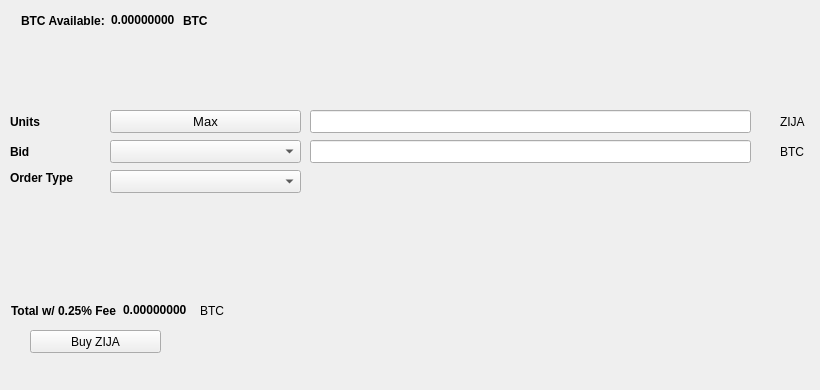
   <widget class="QWidget" name="BuyTab">
    <attribute name="title">
     <string>Buy</string>
    </attribute>
    <widget class="QPushButton" name="BuyZIJA">
     <property name="geometry">
      <rect>
       <x>30</x>
       <y>330</y>
       <width>131</width>
       <height>23</height>
      </rect>
     </property>
     <property name="text">
      <string>Buy ZIJA</string>
     </property>
     <property name="icon">
      <iconset resource="../zija.qrc">
       <normaloff>:/icons/bitcoin</normaloff>:/icons/bitcoin</iconset>
     </property>
    </widget>
    <widget class="QLabel" name="label_3">
     <property name="geometry">
      <rect>
       <x>10</x>
       <y>110</y>
       <width>46</width>
       <height>23</height>
      </rect>
     </property>
     <property name="font">
      <font>
       <weight>75</weight>
       <bold>true</bold>
      </font>
     </property>
     <property name="text">
      <string>Units</string>
     </property>
    </widget>
    <widget class="QLineEdit" name="UnitsInput">
     <property name="geometry">
      <rect>
       <x>310</x>
       <y>110</y>
       <width>441</width>
       <height>23</height>
      </rect>
     </property>
     <property name="font">
      <font>
       <pointsize>9</pointsize>
       <weight>75</weight>
       <bold>true</bold>
      </font>
     </property>
    </widget>
    <widget class="QLineEdit" name="BuyBidPriceEdit">
     <property name="geometry">
      <rect>
       <x>310</x>
       <y>140</y>
       <width>441</width>
       <height>23</height>
      </rect>
     </property>
     <property name="font">
      <font>
       <pointsize>9</pointsize>
       <weight>75</weight>
       <bold>true</bold>
      </font>
     </property>
    </widget>
    <widget class="QLabel" name="label_4">
     <property name="geometry">
      <rect>
       <x>780</x>
       <y>110</y>
       <width>31</width>
       <height>23</height>
      </rect>
     </property>
     <property name="text">
      <string>ZIJA</string>
     </property>
    </widget>
    <widget class="QLabel" name="label_5">
     <property name="geometry">
      <rect>
       <x>780</x>
       <y>140</y>
       <width>31</width>
       <height>23</height>
      </rect>
     </property>
     <property name="text">
      <string>BTC</string>
     </property>
    </widget>
    <widget class="QLabel" name="label_6">
     <property name="geometry">
      <rect>
       <x>10</x>
       <y>140</y>
       <width>46</width>
       <height>23</height>
      </rect>
     </property>
     <property name="font">
      <font>
       <weight>75</weight>
       <bold>true</bold>
      </font>
     </property>
     <property name="text">
      <string>Bid</string>
     </property>
    </widget>
    <widget class="QLabel" name="label_7">
     <property name="geometry">
      <rect>
       <x>10</x>
       <y>170</y>
       <width>91</width>
       <height>16</height>
      </rect>
     </property>
     <property name="font">
      <font>
       <weight>75</weight>
       <bold>true</bold>
      </font>
     </property>
     <property name="text">
      <string>Order Type</string>
     </property>
    </widget>
    <widget class="QPushButton" name="Buy_Max_Amount">
     <property name="geometry">
      <rect>
       <x>110</x>
       <y>110</y>
       <width>191</width>
       <height>23</height>
      </rect>
     </property>
     <property name="font">
      <font>
       <pointsize>10</pointsize>
      </font>
     </property>
     <property name="text">
      <string>Max</string>
     </property>
    </widget>
    <widget class="QComboBox" name="BuyBidcomboBox">
     <property name="geometry">
      <rect>
       <x>110</x>
       <y>140</y>
       <width>191</width>
       <height>23</height>
      </rect>
     </property>
     <property name="font">
      <font>
       <pointsize>10</pointsize>
      </font>
     </property>
    </widget>
    <widget class="QComboBox" name="buyOrdertypeCombo">
     <property name="geometry">
      <rect>
       <x>110</x>
       <y>170</y>
       <width>191</width>
       <height>23</height>
      </rect>
     </property>
     <property name="font">
      <font>
       <pointsize>10</pointsize>
      </font>
     </property>
    </widget>
    <widget class="QWidget" name="layoutWidget1">
     <property name="geometry">
      <rect>
       <x>21</x>
       <y>11</y>
       <width>227</width>
       <height>19</height>
      </rect>
     </property>
     <layout class="QHBoxLayout" name="horizontalLayout_3">
      <item>
       <widget class="QLabel" name="label232">
        <property name="font">
         <font>
          <weight>75</weight>
          <bold>true</bold>
         </font>
        </property>
        <property name="text">
         <string>BTC Available:</string>
        </property>
       </widget>
      </item>
      <item>
       <widget class="QLabel" name="BtcAvailableLbl">
        <property name="palette">
         <palette>
          <active>
           <colorrole role="WindowText">
            <brush brushstyle="SolidPattern">
             <color alpha="255">
              <red>0</red>
              <green>0</green>
              <blue>0</blue>
             </color>
            </brush>
           </colorrole>
           <colorrole role="Button">
            <brush brushstyle="SolidPattern">
             <color alpha="255">
              <red>0</red>
              <green>170</green>
              <blue>0</blue>
             </color>
            </brush>
           </colorrole>
           <colorrole role="Light">
            <brush brushstyle="SolidPattern">
             <color alpha="255">
              <red>0</red>
              <green>255</green>
              <blue>0</blue>
             </color>
            </brush>
           </colorrole>
           <colorrole role="Midlight">
            <brush brushstyle="SolidPattern">
             <color alpha="255">
              <red>0</red>
              <green>212</green>
              <blue>0</blue>
             </color>
            </brush>
           </colorrole>
           <colorrole role="Dark">
            <brush brushstyle="SolidPattern">
             <color alpha="255">
              <red>0</red>
              <green>85</green>
              <blue>0</blue>
             </color>
            </brush>
           </colorrole>
           <colorrole role="Mid">
            <brush brushstyle="SolidPattern">
             <color alpha="255">
              <red>0</red>
              <green>113</green>
              <blue>0</blue>
             </color>
            </brush>
           </colorrole>
           <colorrole role="Text">
            <brush brushstyle="SolidPattern">
             <color alpha="255">
              <red>0</red>
              <green>170</green>
              <blue>0</blue>
             </color>
            </brush>
           </colorrole>
           <colorrole role="BrightText">
            <brush brushstyle="SolidPattern">
             <color alpha="255">
              <red>255</red>
              <green>255</green>
              <blue>255</blue>
             </color>
            </brush>
           </colorrole>
           <colorrole role="ButtonText">
            <brush brushstyle="SolidPattern">
             <color alpha="255">
              <red>0</red>
              <green>0</green>
              <blue>0</blue>
             </color>
            </brush>
           </colorrole>
           <colorrole role="Base">
            <brush brushstyle="SolidPattern">
             <color alpha="255">
              <red>255</red>
              <green>255</green>
              <blue>255</blue>
             </color>
            </brush>
           </colorrole>
           <colorrole role="Window">
            <brush brushstyle="SolidPattern">
             <color alpha="255">
              <red>0</red>
              <green>170</green>
              <blue>0</blue>
             </color>
            </brush>
           </colorrole>
           <colorrole role="Shadow">
            <brush brushstyle="SolidPattern">
             <color alpha="255">
              <red>0</red>
              <green>0</green>
              <blue>0</blue>
             </color>
            </brush>
           </colorrole>
           <colorrole role="AlternateBase">
            <brush brushstyle="SolidPattern">
             <color alpha="255">
              <red>127</red>
              <green>212</green>
              <blue>127</blue>
             </color>
            </brush>
           </colorrole>
           <colorrole role="ToolTipBase">
            <brush brushstyle="SolidPattern">
             <color alpha="255">
              <red>255</red>
              <green>255</green>
              <blue>220</blue>
             </color>
            </brush>
           </colorrole>
           <colorrole role="ToolTipText">
            <brush brushstyle="SolidPattern">
             <color alpha="255">
              <red>0</red>
              <green>0</green>
              <blue>0</blue>
             </color>
            </brush>
           </colorrole>
          </active>
          <inactive>
           <colorrole role="WindowText">
            <brush brushstyle="SolidPattern">
             <color alpha="255">
              <red>0</red>
              <green>0</green>
              <blue>0</blue>
             </color>
            </brush>
           </colorrole>
           <colorrole role="Button">
            <brush brushstyle="SolidPattern">
             <color alpha="255">
              <red>0</red>
              <green>170</green>
              <blue>0</blue>
             </color>
            </brush>
           </colorrole>
           <colorrole role="Light">
            <brush brushstyle="SolidPattern">
             <color alpha="255">
              <red>0</red>
              <green>255</green>
              <blue>0</blue>
             </color>
            </brush>
           </colorrole>
           <colorrole role="Midlight">
            <brush brushstyle="SolidPattern">
             <color alpha="255">
              <red>0</red>
              <green>212</green>
              <blue>0</blue>
             </color>
            </brush>
           </colorrole>
           <colorrole role="Dark">
            <brush brushstyle="SolidPattern">
             <color alpha="255">
              <red>0</red>
              <green>85</green>
              <blue>0</blue>
             </color>
            </brush>
           </colorrole>
           <colorrole role="Mid">
            <brush brushstyle="SolidPattern">
             <color alpha="255">
              <red>0</red>
              <green>113</green>
              <blue>0</blue>
             </color>
            </brush>
           </colorrole>
           <colorrole role="Text">
            <brush brushstyle="SolidPattern">
             <color alpha="255">
              <red>0</red>
              <green>170</green>
              <blue>0</blue>
             </color>
            </brush>
           </colorrole>
           <colorrole role="BrightText">
            <brush brushstyle="SolidPattern">
             <color alpha="255">
              <red>255</red>
              <green>255</green>
              <blue>255</blue>
             </color>
            </brush>
           </colorrole>
           <colorrole role="ButtonText">
            <brush brushstyle="SolidPattern">
             <color alpha="255">
              <red>0</red>
              <green>0</green>
              <blue>0</blue>
             </color>
            </brush>
           </colorrole>
           <colorrole role="Base">
            <brush brushstyle="SolidPattern">
             <color alpha="255">
              <red>255</red>
              <green>255</green>
              <blue>255</blue>
             </color>
            </brush>
           </colorrole>
           <colorrole role="Window">
            <brush brushstyle="SolidPattern">
             <color alpha="255">
              <red>0</red>
              <green>170</green>
              <blue>0</blue>
             </color>
            </brush>
           </colorrole>
           <colorrole role="Shadow">
            <brush brushstyle="SolidPattern">
             <color alpha="255">
              <red>0</red>
              <green>0</green>
              <blue>0</blue>
             </color>
            </brush>
           </colorrole>
           <colorrole role="AlternateBase">
            <brush brushstyle="SolidPattern">
             <color alpha="255">
              <red>127</red>
              <green>212</green>
              <blue>127</blue>
             </color>
            </brush>
           </colorrole>
           <colorrole role="ToolTipBase">
            <brush brushstyle="SolidPattern">
             <color alpha="255">
              <red>255</red>
              <green>255</green>
              <blue>220</blue>
             </color>
            </brush>
           </colorrole>
           <colorrole role="ToolTipText">
            <brush brushstyle="SolidPattern">
             <color alpha="255">
              <red>0</red>
              <green>0</green>
              <blue>0</blue>
             </color>
            </brush>
           </colorrole>
          </inactive>
          <disabled>
           <colorrole role="WindowText">
            <brush brushstyle="SolidPattern">
             <color alpha="255">
              <red>0</red>
              <green>85</green>
              <blue>0</blue>
             </color>
            </brush>
           </colorrole>
           <colorrole role="Button">
            <brush brushstyle="SolidPattern">
             <color alpha="255">
              <red>0</red>
              <green>170</green>
              <blue>0</blue>
             </color>
            </brush>
           </colorrole>
           <colorrole role="Light">
            <brush brushstyle="SolidPattern">
             <color alpha="255">
              <red>0</red>
              <green>255</green>
              <blue>0</blue>
             </color>
            </brush>
           </colorrole>
           <colorrole role="Midlight">
            <brush brushstyle="SolidPattern">
             <color alpha="255">
              <red>0</red>
              <green>212</green>
              <blue>0</blue>
             </color>
            </brush>
           </colorrole>
           <colorrole role="Dark">
            <brush brushstyle="SolidPattern">
             <color alpha="255">
              <red>0</red>
              <green>85</green>
              <blue>0</blue>
             </color>
            </brush>
           </colorrole>
           <colorrole role="Mid">
            <brush brushstyle="SolidPattern">
             <color alpha="255">
              <red>0</red>
              <green>113</green>
              <blue>0</blue>
             </color>
            </brush>
           </colorrole>
           <colorrole role="Text">
            <brush brushstyle="SolidPattern">
             <color alpha="255">
              <red>0</red>
              <green>85</green>
              <blue>0</blue>
             </color>
            </brush>
           </colorrole>
           <colorrole role="BrightText">
            <brush brushstyle="SolidPattern">
             <color alpha="255">
              <red>255</red>
              <green>255</green>
              <blue>255</blue>
             </color>
            </brush>
           </colorrole>
           <colorrole role="ButtonText">
            <brush brushstyle="SolidPattern">
             <color alpha="255">
              <red>0</red>
              <green>85</green>
              <blue>0</blue>
             </color>
            </brush>
           </colorrole>
           <colorrole role="Base">
            <brush brushstyle="SolidPattern">
             <color alpha="255">
              <red>0</red>
              <green>170</green>
              <blue>0</blue>
             </color>
            </brush>
           </colorrole>
           <colorrole role="Window">
            <brush brushstyle="SolidPattern">
             <color alpha="255">
              <red>0</red>
              <green>170</green>
              <blue>0</blue>
             </color>
            </brush>
           </colorrole>
           <colorrole role="Shadow">
            <brush brushstyle="SolidPattern">
             <color alpha="255">
              <red>0</red>
              <green>0</green>
              <blue>0</blue>
             </color>
            </brush>
           </colorrole>
           <colorrole role="AlternateBase">
            <brush brushstyle="SolidPattern">
             <color alpha="255">
              <red>0</red>
              <green>170</green>
              <blue>0</blue>
             </color>
            </brush>
           </colorrole>
           <colorrole role="ToolTipBase">
            <brush brushstyle="SolidPattern">
             <color alpha="255">
              <red>255</red>
              <green>255</green>
              <blue>220</blue>
             </color>
            </brush>
           </colorrole>
           <colorrole role="ToolTipText">
            <brush brushstyle="SolidPattern">
             <color alpha="255">
              <red>0</red>
              <green>0</green>
              <blue>0</blue>
             </color>
            </brush>
           </colorrole>
          </disabled>
         </palette>
        </property>
        <property name="font">
         <font>
          <weight>75</weight>
          <bold>true</bold>
         </font>
        </property>
        <property name="text">
         <string>0.00000000</string>
        </property>
        <property name="textInteractionFlags">
         <set>Qt::LinksAccessibleByMouse|Qt::TextSelectableByKeyboard|Qt::TextSelectableByMouse</set>
        </property>
       </widget>
      </item>
      <item>
       <widget class="QLabel" name="BtcAvailableLbl_2">
        <property name="font">
         <font>
          <weight>75</weight>
          <bold>true</bold>
         </font>
        </property>
        <property name="text">
         <string>BTC</string>
        </property>
       </widget>
      </item>
     </layout>
    </widget>
    <widget class="QWidget" name="layoutWidge2">
     <property name="geometry">
      <rect>
       <x>11</x>
       <y>301</y>
       <width>259</width>
       <height>19</height>
      </rect>
     </property>
     <layout class="QHBoxLayout" name="horizontalLayout_4">
      <item>
       <widget class="QLabel" name="label_9">
        <property name="font">
         <font>
          <weight>75</weight>
          <bold>true</bold>
         </font>
        </property>
        <property name="text">
         <string>Total w/ 0.25% Fee</string>
        </property>
       </widget>
      </item>
      <item>
       <widget class="QLabel" name="BuyCostLabel">
        <property name="palette">
         <palette>
          <active>
           <colorrole role="WindowText">
            <brush brushstyle="SolidPattern">
             <color alpha="255">
              <red>0</red>
              <green>0</green>
              <blue>0</blue>
             </color>
            </brush>
           </colorrole>
           <colorrole role="Button">
            <brush brushstyle="SolidPattern">
             <color alpha="255">
              <red>0</red>
              <green>170</green>
              <blue>0</blue>
             </color>
            </brush>
           </colorrole>
           <colorrole role="Light">
            <brush brushstyle="SolidPattern">
             <color alpha="255">
              <red>0</red>
              <green>255</green>
              <blue>0</blue>
             </color>
            </brush>
           </colorrole>
           <colorrole role="Midlight">
            <brush brushstyle="SolidPattern">
             <color alpha="255">
              <red>0</red>
              <green>212</green>
              <blue>0</blue>
             </color>
            </brush>
           </colorrole>
           <colorrole role="Dark">
            <brush brushstyle="SolidPattern">
             <color alpha="255">
              <red>0</red>
              <green>85</green>
              <blue>0</blue>
             </color>
            </brush>
           </colorrole>
           <colorrole role="Mid">
            <brush brushstyle="SolidPattern">
             <color alpha="255">
              <red>0</red>
              <green>113</green>
              <blue>0</blue>
             </color>
            </brush>
           </colorrole>
           <colorrole role="Text">
            <brush brushstyle="SolidPattern">
             <color alpha="255">
              <red>0</red>
              <green>170</green>
              <blue>0</blue>
             </color>
            </brush>
           </colorrole>
           <colorrole role="BrightText">
            <brush brushstyle="SolidPattern">
             <color alpha="255">
              <red>255</red>
              <green>255</green>
              <blue>255</blue>
             </color>
            </brush>
           </colorrole>
           <colorrole role="ButtonText">
            <brush brushstyle="SolidPattern">
             <color alpha="255">
              <red>0</red>
              <green>0</green>
              <blue>0</blue>
             </color>
            </brush>
           </colorrole>
           <colorrole role="Base">
            <brush brushstyle="SolidPattern">
             <color alpha="255">
              <red>255</red>
              <green>255</green>
              <blue>255</blue>
             </color>
            </brush>
           </colorrole>
           <colorrole role="Window">
            <brush brushstyle="SolidPattern">
             <color alpha="255">
              <red>0</red>
              <green>170</green>
              <blue>0</blue>
             </color>
            </brush>
           </colorrole>
           <colorrole role="Shadow">
            <brush brushstyle="SolidPattern">
             <color alpha="255">
              <red>0</red>
              <green>0</green>
              <blue>0</blue>
             </color>
            </brush>
           </colorrole>
           <colorrole role="AlternateBase">
            <brush brushstyle="SolidPattern">
             <color alpha="255">
              <red>127</red>
              <green>212</green>
              <blue>127</blue>
             </color>
            </brush>
           </colorrole>
           <colorrole role="ToolTipBase">
            <brush brushstyle="SolidPattern">
             <color alpha="255">
              <red>255</red>
              <green>255</green>
              <blue>220</blue>
             </color>
            </brush>
           </colorrole>
           <colorrole role="ToolTipText">
            <brush brushstyle="SolidPattern">
             <color alpha="255">
              <red>0</red>
              <green>0</green>
              <blue>0</blue>
             </color>
            </brush>
           </colorrole>
          </active>
          <inactive>
           <colorrole role="WindowText">
            <brush brushstyle="SolidPattern">
             <color alpha="255">
              <red>0</red>
              <green>0</green>
              <blue>0</blue>
             </color>
            </brush>
           </colorrole>
           <colorrole role="Button">
            <brush brushstyle="SolidPattern">
             <color alpha="255">
              <red>0</red>
              <green>170</green>
              <blue>0</blue>
             </color>
            </brush>
           </colorrole>
           <colorrole role="Light">
            <brush brushstyle="SolidPattern">
             <color alpha="255">
              <red>0</red>
              <green>255</green>
              <blue>0</blue>
             </color>
            </brush>
           </colorrole>
           <colorrole role="Midlight">
            <brush brushstyle="SolidPattern">
             <color alpha="255">
              <red>0</red>
              <green>212</green>
              <blue>0</blue>
             </color>
            </brush>
           </colorrole>
           <colorrole role="Dark">
            <brush brushstyle="SolidPattern">
             <color alpha="255">
              <red>0</red>
              <green>85</green>
              <blue>0</blue>
             </color>
            </brush>
           </colorrole>
           <colorrole role="Mid">
            <brush brushstyle="SolidPattern">
             <color alpha="255">
              <red>0</red>
              <green>113</green>
              <blue>0</blue>
             </color>
            </brush>
           </colorrole>
           <colorrole role="Text">
            <brush brushstyle="SolidPattern">
             <color alpha="255">
              <red>0</red>
              <green>170</green>
              <blue>0</blue>
             </color>
            </brush>
           </colorrole>
           <colorrole role="BrightText">
            <brush brushstyle="SolidPattern">
             <color alpha="255">
              <red>255</red>
              <green>255</green>
              <blue>255</blue>
             </color>
            </brush>
           </colorrole>
           <colorrole role="ButtonText">
            <brush brushstyle="SolidPattern">
             <color alpha="255">
              <red>0</red>
              <green>0</green>
              <blue>0</blue>
             </color>
            </brush>
           </colorrole>
           <colorrole role="Base">
            <brush brushstyle="SolidPattern">
             <color alpha="255">
              <red>255</red>
              <green>255</green>
              <blue>255</blue>
             </color>
            </brush>
           </colorrole>
           <colorrole role="Window">
            <brush brushstyle="SolidPattern">
             <color alpha="255">
              <red>0</red>
              <green>170</green>
              <blue>0</blue>
             </color>
            </brush>
           </colorrole>
           <colorrole role="Shadow">
            <brush brushstyle="SolidPattern">
             <color alpha="255">
              <red>0</red>
              <green>0</green>
              <blue>0</blue>
             </color>
            </brush>
           </colorrole>
           <colorrole role="AlternateBase">
            <brush brushstyle="SolidPattern">
             <color alpha="255">
              <red>127</red>
              <green>212</green>
              <blue>127</blue>
             </color>
            </brush>
           </colorrole>
           <colorrole role="ToolTipBase">
            <brush brushstyle="SolidPattern">
             <color alpha="255">
              <red>255</red>
              <green>255</green>
              <blue>220</blue>
             </color>
            </brush>
           </colorrole>
           <colorrole role="ToolTipText">
            <brush brushstyle="SolidPattern">
             <color alpha="255">
              <red>0</red>
              <green>0</green>
              <blue>0</blue>
             </color>
            </brush>
           </colorrole>
          </inactive>
          <disabled>
           <colorrole role="WindowText">
            <brush brushstyle="SolidPattern">
             <color alpha="255">
              <red>0</red>
              <green>85</green>
              <blue>0</blue>
             </color>
            </brush>
           </colorrole>
           <colorrole role="Button">
            <brush brushstyle="SolidPattern">
             <color alpha="255">
              <red>0</red>
              <green>170</green>
              <blue>0</blue>
             </color>
            </brush>
           </colorrole>
           <colorrole role="Light">
            <brush brushstyle="SolidPattern">
             <color alpha="255">
              <red>0</red>
              <green>255</green>
              <blue>0</blue>
             </color>
            </brush>
           </colorrole>
           <colorrole role="Midlight">
            <brush brushstyle="SolidPattern">
             <color alpha="255">
              <red>0</red>
              <green>212</green>
              <blue>0</blue>
             </color>
            </brush>
           </colorrole>
           <colorrole role="Dark">
            <brush brushstyle="SolidPattern">
             <color alpha="255">
              <red>0</red>
              <green>85</green>
              <blue>0</blue>
             </color>
            </brush>
           </colorrole>
           <colorrole role="Mid">
            <brush brushstyle="SolidPattern">
             <color alpha="255">
              <red>0</red>
              <green>113</green>
              <blue>0</blue>
             </color>
            </brush>
           </colorrole>
           <colorrole role="Text">
            <brush brushstyle="SolidPattern">
             <color alpha="255">
              <red>0</red>
              <green>85</green>
              <blue>0</blue>
             </color>
            </brush>
           </colorrole>
           <colorrole role="BrightText">
            <brush brushstyle="SolidPattern">
             <color alpha="255">
              <red>255</red>
              <green>255</green>
              <blue>255</blue>
             </color>
            </brush>
           </colorrole>
           <colorrole role="ButtonText">
            <brush brushstyle="SolidPattern">
             <color alpha="255">
              <red>0</red>
              <green>85</green>
              <blue>0</blue>
             </color>
            </brush>
           </colorrole>
           <colorrole role="Base">
            <brush brushstyle="SolidPattern">
             <color alpha="255">
              <red>0</red>
              <green>170</green>
              <blue>0</blue>
             </color>
            </brush>
           </colorrole>
           <colorrole role="Window">
            <brush brushstyle="SolidPattern">
             <color alpha="255">
              <red>0</red>
              <green>170</green>
              <blue>0</blue>
             </color>
            </brush>
           </colorrole>
           <colorrole role="Shadow">
            <brush brushstyle="SolidPattern">
             <color alpha="255">
              <red>0</red>
              <green>0</green>
              <blue>0</blue>
             </color>
            </brush>
           </colorrole>
           <colorrole role="AlternateBase">
            <brush brushstyle="SolidPattern">
             <color alpha="255">
              <red>0</red>
              <green>170</green>
              <blue>0</blue>
             </color>
            </brush>
           </colorrole>
           <colorrole role="ToolTipBase">
            <brush brushstyle="SolidPattern">
             <color alpha="255">
              <red>255</red>
              <green>255</green>
              <blue>220</blue>
             </color>
            </brush>
           </colorrole>
           <colorrole role="ToolTipText">
            <brush brushstyle="SolidPattern">
             <color alpha="255">
              <red>0</red>
              <green>0</green>
              <blue>0</blue>
             </color>
            </brush>
           </colorrole>
          </disabled>
         </palette>
        </property>
        <property name="font">
         <font>
          <weight>75</weight>
          <bold>true</bold>
         </font>
        </property>
        <property name="autoFillBackground">
         <bool>false</bool>
        </property>
        <property name="text">
         <string>0.00000000</string>
        </property>
        <property name="textInteractionFlags">
         <set>Qt::LinksAccessibleByMouse|Qt::TextSelectableByMouse</set>
        </property>
       </widget>
      </item>
      <item>
       <widget class="QLabel" name="label_10">
        <property name="font">
         <font>
          <weight>50</weight>
          <bold>false</bold>
         </font>
        </property>
        <property name="text">
         <string>BTC</string>
        </property>
       </widget>
      </item>
     </layout>
    </widget>
    <widget class="QLabel" name="label_24">
     <property name="geometry">
      <rect>
       <x>460</x>
       <y>300</y>
       <width>281</width>
       <height>81</height>
      </rect>
     </property>
     <property name="text">
      <string/>
     </property>
     <property name="pixmap">
      <pixmap>:/images/bittrex</pixmap>
     </property>
    </widget>
   </widget>
